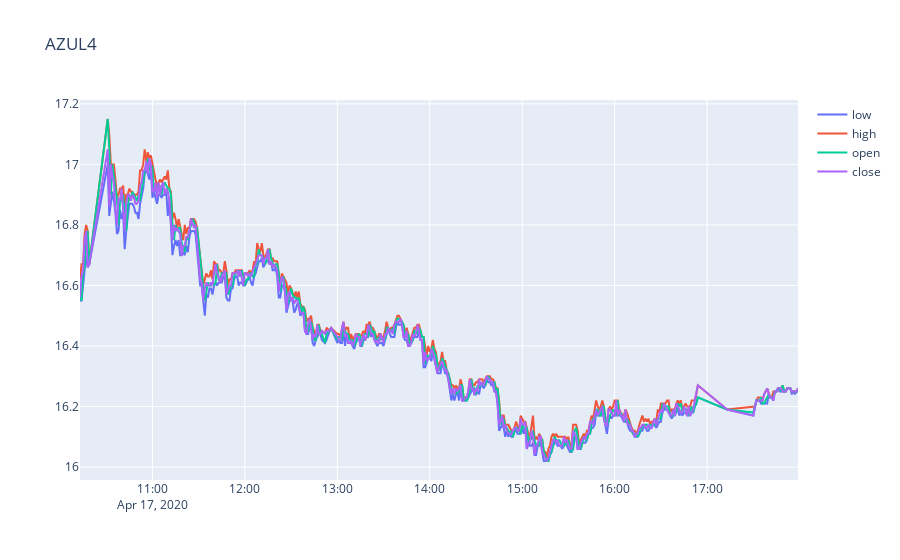

This figure's notebook cell:
### Code cell
# Create traces
fig = go.Figure()
fig.add_trace(go.Scatter(x=AZ['datetime'], y=AZ['low'],
                    mode='lines',
                    name='low '))
fig.add_trace(go.Scatter(x=AZ['datetime'],  y=AZ['high'],
                    mode='lines',
                    name='high'))

#open/close
fig.add_trace(go.Scatter(x=AZ['datetime'], y=AZ['open'],
                    mode='lines',
                    name='open '))
fig.add_trace(go.Scatter(x=AZ['datetime'],  y=AZ['close'],
                    mode='lines',
                    name='close'))

fig.update_layout(title='AZUL4')
fig.show()

### Figure 1 — Plotly figure (JSON) as saved in the notebook; plotly's stock layout.template omitted (floating-point values rounded to 4 significant figures; data arrays with more than 128 entries replaced by an {"elided": "..."} marker saying what was removed)
{"data": [{"mode": "lines", "name": "low ", "type": "scatter", "x": {"elided": "416 str values"}, "y": {"elided": "416 float values"}}, {"mode": "lines", "name": "high", "type": "scatter", "x": {"elided": "416 str values"}, "y": {"elided": "416 float values"}}, {"mode": "lines", "name": "open ", "type": "scatter", "x": {"elided": "416 str values"}, "y": {"elided": "416 float values"}}, {"mode": "lines", "name": "close", "type": "scatter", "x": {"elided": "416 str values"}, "y": {"elided": "416 float values"}}], "layout": {"title": {"text": "AZUL4"}}}
